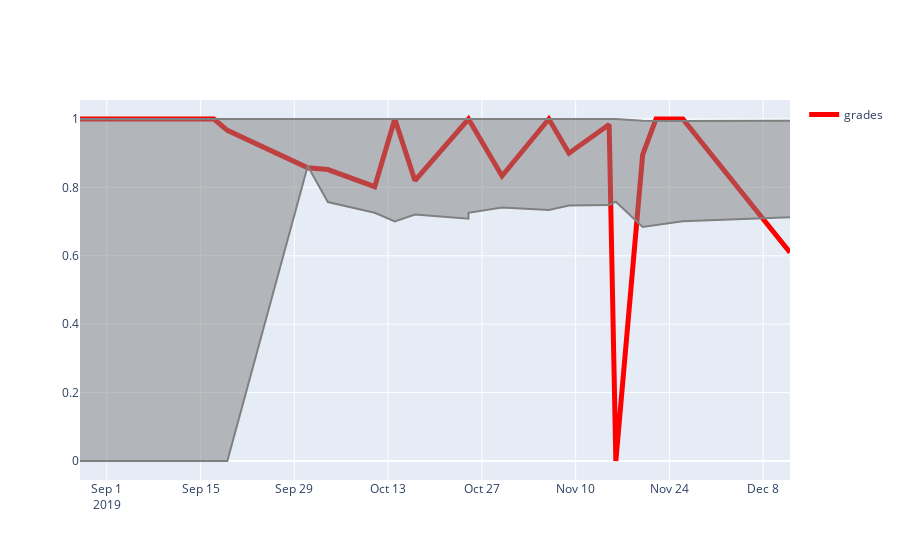

Notebook code cell kept with this figure:
### Code cell
fig = go.Figure()

fig.add_trace(go.Scatter(
    x=g_df['due_date'],
    y=g_df['user_pct'],
    name='grades',
    line_color='red',
    line_width=5
))

fig.add_trace(go.Scatter(
    x=g_df['due_date'],
    y=g_df['upper'],
    line_color='gray',
    showlegend=False
))

fig.add_trace(go.Scatter(
    x=g_df['due_date'],
    y=g_df['lower'],
    fill='tonexty',
    line_color='gray',
    showlegend=False
))
    
fig.show()

### Figure 1 — Plotly figure (JSON) as saved in the notebook; plotly's stock layout.template omitted (floating-point values rounded to 4 significant figures)
{"data": [{"line": {"color": "red", "width": 5}, "name": "grades", "type": "scatter", "x": ["2019-08-28", "2019-08-29", "2019-08-31", "2019-09-06", "2019-09-11", "2019-09-11", "2019-09-13", "2019-09-17", "2019-09-19", "2019-10-01", "2019-10-04", "2019-10-11", "2019-10-14", "2019-10-17", "2019-10-25", "2019-10-25", "2019-10-30", "2019-11-06", "2019-11-09", "2019-11-15", "2019-11-16", "2019-11-20", "2019-11-22", "2019-11-26", "2019-12-12"], "y": [1, 1, 1, 1, 1, 1, 1, 1, 0.967, 0.8571, 0.8522, 0.802, 1, 0.82, 1, 1, 0.8333, 1, 0.9, 0.984, 0, 0.895, 1, 1, 0.61]}, {"line": {"color": "gray"}, "showlegend": false, "type": "scatter", "x": ["2019-08-28", "2019-08-29", "2019-08-31", "2019-09-06", "2019-09-11", "2019-09-11", "2019-09-13", "2019-09-17", "2019-09-19", "2019-10-01", "2019-10-04", "2019-10-11", "2019-10-14", "2019-10-17", "2019-10-25", "2019-10-25", "2019-10-30", "2019-11-06", "2019-11-09", "2019-11-15", "2019-11-16", "2019-11-20", "2019-11-22", "2019-11-26", "2019-12-12"], "y": [1, 1, 1, 1, 1, 1, 1, 1, 1, 1.0, 1.0, 1.0, 1.0, 1.0, 1.0, 1.0, 1.0, 0.9999, 0.9999, 0.9998, 0.9998, 0.9948, 0.9942, 0.9945, 0.9947]}, {"fill": "tonexty", "line": {"color": "gray"}, "showlegend": false, "type": "scatter", "x": ["2019-08-28", "2019-08-29", "2019-08-31", "2019-09-06", "2019-09-11", "2019-09-11", "2019-09-13", "2019-09-17", "2019-09-19", "2019-10-01", "2019-10-04", "2019-10-11", "2019-10-14", "2019-10-17", "2019-10-25", "2019-10-25", "2019-10-30", "2019-11-06", "2019-11-09", "2019-11-15", "2019-11-16", "2019-11-20", "2019-11-22", "2019-11-26", "2019-12-12"], "y": [0, 0, 0, 0, 0, 0, 0, 0, 0, 0.8629, 0.7572, 0.7258, 0.7003, 0.7209, 0.7085, 0.7259, 0.7414, 0.7338, 0.7472, 0.7484, 0.7582, 0.684, 0.6893, 0.7014, 0.7125]}], "layout": {}}
